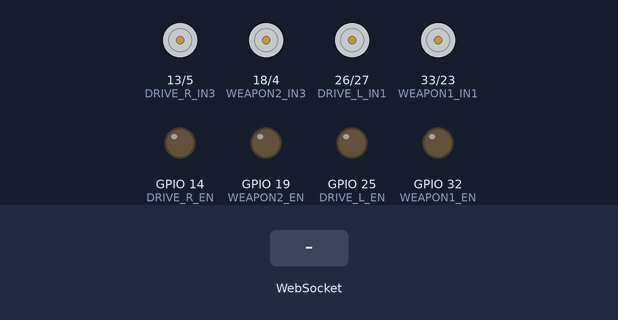
The sketch below on a simulated ESP32. Shown: motor-driver pin pairs drawn as motors (green arrow = first pin HIGH = forward, orange = second pin HIGH = backward, longer = more drive), output pins drawn as LEDs (lit = HIGH). The inputs (shaded band) are chosen by the test bench. What the sketch prints to the serial monitor is not drawn.

Above: at 1.7 s.
1.8 s: WebSocket text "J:0.50,-0.80" received
At 2.2 s:
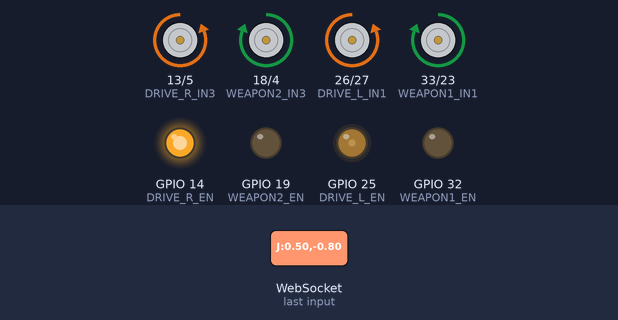
3.8 s: WebSocket text "J:" received
At 4.4 s:
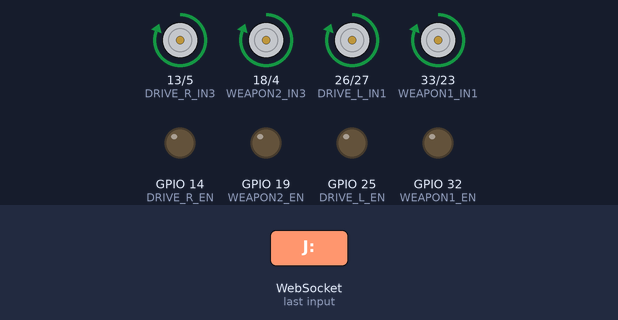
5.3 s: WebSocket text "STOP" received
At 5.6 s:
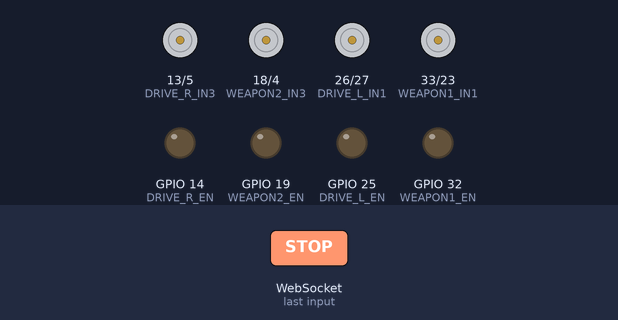
6.8 s: WebSocket text "B:" received
At 7.9 s:
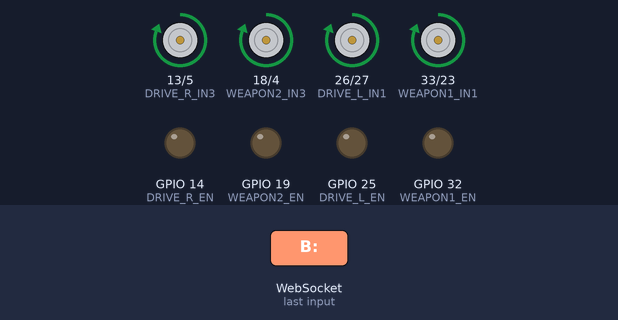
Timing chart, 0 to 9.3 s (numbered marks = the images above; inputs shaded):
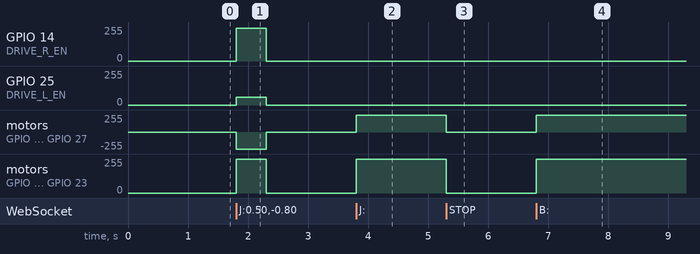

The sketch:

robot_sumo_controller.ino
```cpp
/*
 *  Thư viện cần cài:
 *  - WebSockets by Markus Sattler
 *
 *  Upload xong -> kết nối WiFi SUMO_0X
 *  -> mở 192.168.4.1 trên trình duyệt
 * ========================================
 */

#include <WiFi.h>
#include <WebServer.h>
#include <WebSocketsServer.h>
#include "web_interface.h"

// ========================================
//  ĐỔI ROBOT_ID CHO MỖI ROBOT (1 đến 7)
// ========================================
#define ROBOT_ID  1

// Mật khẩu WiFi (giống cho tất cả robot)
const char* WIFI_PASSWORD = "sumo2026";

// Kênh WiFi riêng biệt cho từng robot
const int WIFI_CHANNELS[] = {0, 1, 3, 5, 7, 9, 11, 13};

// ========================================
//  CHÂN KẾT NỐI ESP32 -> L298N
// ========================================
//
//  L298N #1 (DI CHUYỂN): ENA=25, IN1=26, IN2=27, ENB=14, IN3=13, IN4=5
//  (Đấu song song 2 motor TRÁI vào OUT1/OUT2, 2 motor PHẢI vào OUT3/OUT4)
//
//  L298N #2 (VŨ KHÍ): ENA=32, IN1=33, IN2=23, ENB=19, IN3=18, IN4=4
//  (Vũ khí 1 vào OUT1/OUT2, Vũ khí 2 vào OUT3/OUT4)

// L298N #1 - DI CHUYỂN
#define DRIVE_L_EN  25
#define DRIVE_L_IN1 26
#define DRIVE_L_IN2 27
#define DRIVE_R_EN  14
#define DRIVE_R_IN3 13
#define DRIVE_R_IN4  5

// L298N #2 - VŨ KHÍ
#define WEAPON1_EN  32
#define WEAPON1_IN1 33
#define WEAPON1_IN2 23
#define WEAPON2_EN  19
#define WEAPON2_IN3 18
#define WEAPON2_IN4  4

// PWM
#define PWM_FREQ 5000
#define PWM_RES  8

// (ESP32 Core 3.x: không cần khai báo channel, dùng trực tiếp GPIO pin)

// ========================================
//  BIẾN TOÀN CỤC
// ========================================
WebServer server(80);
WebSocketsServer webSocket(81);

float joyX = 0, joyY = 0;
bool ramMode   = false;   // △ Lướt tới
bool spinLeft  = false;   // □ Xoay trái
bool spinRight = false;   // ○ Xoay phải
bool boostMode = false;   // R2 Turbo
bool weapon1Active = false; // L1 Vũ khí 1
bool weapon2Active = false; // R1 Vũ khí 2

unsigned long lastCmdTime = 0;
#define CMD_TIMEOUT 500

// Tốc độ preset
#define RAM_SPEED    255
#define SPIN_SPEED   200
#define NORMAL_MULT  0.75  // Tốc độ bình thường = 75%
#define BOOST_MULT   1.00  // Turbo R2 = 100%

// Client ID đang kết nối
uint8_t activeClient = 255; // 255 = không có ai

// ========================================
//  MOTOR FUNCTIONS
// ========================================

void setupMotors() {
  int pins[] = {DRIVE_L_IN1, DRIVE_L_IN2, DRIVE_R_IN3, DRIVE_R_IN4,
                WEAPON1_IN1, WEAPON1_IN2, WEAPON2_IN3, WEAPON2_IN4};
  for (int i = 0; i < 8; i++) {
    pinMode(pins[i], OUTPUT);
    digitalWrite(pins[i], LOW);
  }
  ledcAttach(DRIVE_L_EN, PWM_FREQ, PWM_RES);
  ledcAttach(DRIVE_R_EN, PWM_FREQ, PWM_RES);
  ledcAttach(WEAPON1_EN, PWM_FREQ, PWM_RES);
  ledcAttach(WEAPON2_EN, PWM_FREQ, PWM_RES);
}

void setLeftMotors(int speed) {
  bool fwd = (speed >= 0);
  int pwm = constrain(abs(speed), 0, 255);
  digitalWrite(DRIVE_L_IN1, fwd); digitalWrite(DRIVE_L_IN2, !fwd);
  ledcWrite(DRIVE_L_EN, pwm);
}

void setRightMotors(int speed) {
  bool fwd = (speed >= 0);
  int pwm = constrain(abs(speed), 0, 255);
  digitalWrite(DRIVE_R_IN3, fwd); digitalWrite(DRIVE_R_IN4, !fwd);
  ledcWrite(DRIVE_R_EN, pwm);
}

void setWeapon1(int speed) {
  bool fwd = (speed >= 0);
  int pwm = constrain(abs(speed), 0, 255);
  digitalWrite(WEAPON1_IN1, fwd); digitalWrite(WEAPON1_IN2, !fwd);
  ledcWrite(WEAPON1_EN, pwm);
}

void setWeapon2(int speed) {
  bool fwd = (speed >= 0);
  int pwm = constrain(abs(speed), 0, 255);
  digitalWrite(WEAPON2_IN3, fwd); digitalWrite(WEAPON2_IN4, !fwd);
  ledcWrite(WEAPON2_EN, pwm);
}

void stopAll() {
  ledcWrite(DRIVE_L_EN, 0); ledcWrite(DRIVE_R_EN, 0);
  ledcWrite(WEAPON1_EN, 0); ledcWrite(WEAPON2_EN, 0);
  digitalWrite(DRIVE_L_IN1, LOW); digitalWrite(DRIVE_L_IN2, LOW);
  digitalWrite(DRIVE_R_IN3, LOW); digitalWrite(DRIVE_R_IN4, LOW);
  digitalWrite(WEAPON1_IN1, LOW); digitalWrite(WEAPON1_IN2, LOW);
  digitalWrite(WEAPON2_IN3, LOW); digitalWrite(WEAPON2_IN4, LOW);
}

// Arcade drive: joystick (x,y) -> motor trái/phải
void arcadeDrive(float x, float y) {
  float left  = constrain(y + x, -1.0, 1.0);
  float right = constrain(y - x, -1.0, 1.0);
  setLeftMotors((int)(left * 255));
  setRightMotors((int)(right * 255));
}

// ========================================
//  XỬ LÝ LỆNH TỪ ĐIỆN THOẠI
// ========================================

// Gửi trạng thái motor thực tế về web để hiển thị speed bars
void sendMotorState(int leftPWM, int rightPWM) {
  if (activeClient != 255) {
    // Format: "M:left,right" (giá trị -255 đến 255)
    String state = "M:" + String(leftPWM) + "," + String(rightPWM);
    webSocket.sendTXT(activeClient, state);
  }
}

void processCommand() {
  int leftPWM = 0, rightPWM = 0;

  // Ưu tiên: nút bấm > joystick
  if (ramMode) {
    // △ Lướt tới: full speed tiến thẳng
    leftPWM = RAM_SPEED;
    rightPWM = RAM_SPEED;
  }
  else if (spinLeft) {
    // □ Xoay trái: trái lùi, phải tiến
    leftPWM = -SPIN_SPEED;
    rightPWM = SPIN_SPEED;
  }
  else if (spinRight) {
    // ○ Xoay phải: trái tiến, phải lùi
    leftPWM = SPIN_SPEED;
    rightPWM = -SPIN_SPEED;
  }
  else {
    // Joystick + boost multiplier
    float mult = boostMode ? BOOST_MULT : NORMAL_MULT;
    float left  = constrain((joyY + joyX) * mult, -1.0, 1.0);
    float right = constrain((joyY - joyX) * mult, -1.0, 1.0);
    leftPWM  = (int)(left * 255);
    rightPWM = (int)(right * 255);
  }

  setLeftMotors(leftPWM);
  setRightMotors(rightPWM);

  if (weapon1Active) setWeapon1(255);
  else setWeapon1(0);

  if (weapon2Active) setWeapon2(255);
  else setWeapon2(0);

  sendMotorState(leftPWM, rightPWM);
}

// ========================================
//  WEBSOCKET EVENTS
// ========================================

void webSocketEvent(uint8_t num, WStype_t type, uint8_t* payload, size_t length) {
  switch (type) {
    case WStype_DISCONNECTED:
      Serial.printf("[WS] Client #%u ngắt\n", num);
      stopAll();
      ramMode = spinLeft = spinRight = boostMode = false;
      weapon1Active = weapon2Active = false;
      joyX = joyY = 0;
      activeClient = 255;
      break;

    case WStype_CONNECTED:
      Serial.printf("[WS] Client #%u kết nối\n", num);
      activeClient = num;
      break;

    case WStype_TEXT: {
      String msg = String((char*)payload);
      lastCmdTime = millis();

      // INFO: gửi robot ID
      if (msg == "INFO") {
        webSocket.sendTXT(num, "ID:" + String(ROBOT_ID));
        return;
      }

      // STOP: dừng khẩn cấp
      if (msg == "STOP") {
        stopAll();
        joyX = joyY = 0;
        ramMode = spinLeft = spinRight = boostMode = false;
        weapon1Active = weapon2Active = false;
        sendMotorState(0, 0);
        return;
      }

      // Joystick: "J:0.50,-0.80" (giá trị raw, chưa nhân boost)
      if (msg.startsWith("J:")) {
        String data = msg.substring(2);
        int comma = data.indexOf(',');
        if (comma > 0) {
          joyX = constrain(data.substring(0, comma).toFloat(), -1.0, 1.0);
          joyY = constrain(data.substring(comma + 1).toFloat(), -1.0, 1.0);
        }
        processCommand();
        return;
      }

      // Buttons: "B:TRI:1" hoặc "B:TRI:0"
      if (msg.startsWith("B:")) {
        String btn = msg.substring(2, msg.lastIndexOf(':'));
        bool pressed = msg.endsWith(":1");

        if (btn == "TRI") ramMode = pressed;         // △ Lướt
        else if (btn == "SQR") spinLeft = pressed;   // □ Xoay trái
        else if (btn == "CIR") spinRight = pressed;  // ○ Xoay phải
        else if (btn == "R2")  boostMode = pressed;  // R2 Turbo
        else if (btn == "L1")  weapon1Active = pressed; // L1 Vũ khí 1
        else if (btn == "R1")  weapon2Active = pressed; // R1 Vũ khí 2
        else if (btn == "CRS" && pressed) {          // ✕ Dừng
          stopAll();
          joyX = joyY = 0;
          ramMode = spinLeft = spinRight = boostMode = false;
          weapon1Active = weapon2Active = false;
          sendMotorState(0, 0);
          return;
        }
        // L2, R2 (nửa nút trên/dưới): dự phòng khác.

        processCommand();
        return;
      }
      break;
    }
    default: break;
  }
}

// ========================================
//  SETUP & LOOP
// ========================================

void setup() {
  Serial.begin(115200);
  delay(500);

  // 1. Motor
  setupMotors();
  stopAll();

  // 2. WiFi AP
  String ssid = "SUMO_0" + String(ROBOT_ID);
  int channel = WIFI_CHANNELS[ROBOT_ID];
  WiFi.mode(WIFI_AP);
  WiFi.softAP(ssid.c_str(), WIFI_PASSWORD, channel, 0, 1);
  WiFi.setTxPower(WIFI_POWER_15dBm);

  Serial.println("\n============================");
  Serial.println("  ROBOT SUMO #" + String(ROBOT_ID));
  Serial.println("  WiFi: " + ssid);
  Serial.println("  Pass: " + String(WIFI_PASSWORD));
  Serial.println("  IP:   " + WiFi.softAPIP().toString());
  Serial.println("  Ch:   " + String(channel));
  Serial.println("============================\n");

  // 3. WebSocket
  webSocket.begin();
  webSocket.onEvent(webSocketEvent);

  // 4. HTTP Server
  server.on("/", HTTP_GET, []() {
    server.send_P(200, "text/html", INDEX_HTML);
  });
  server.begin();

  Serial.println(">> Sẵn sàng! Kết nối WiFi -> mở 192.168.4.1 <<\n");
}

void loop() {
  webSocket.loop();
  server.handleClient();

  // Safety timeout
  if (millis() - lastCmdTime > CMD_TIMEOUT && lastCmdTime > 0) {
    if (joyX != 0 || joyY != 0 || ramMode || spinLeft || spinRight || boostMode || weapon1Active || weapon2Active) {
      stopAll();
      joyX = joyY = 0;
      ramMode = spinLeft = spinRight = boostMode = false;
      weapon1Active = weapon2Active = false;
      sendMotorState(0, 0);
      Serial.println("[SAFETY] Timeout - dừng motor");
    }
  }
}
```

Source omitted: web_interface.h (13677 bytes)

Measured:
- after the input at 1.8 s, GPIO 14 (DRIVE_R_EN): 0/255 → 247/255 at once, → 0/255 0.50 s later; GPIO 25 (DRIVE_L_EN): 0/255 → 57/255 at once, → 0/255 0.50 s later
- after the input at 3.8 s, motor on GPIO 13 (DRIVE_R_IN3) / GPIO 5 (DRIVE_R_IN4), motor on GPIO 18 (WEAPON2_IN3) / GPIO 4 (WEAPON2_IN4), motor on GPIO 26 (DRIVE_L_IN1) / GPIO 27 (DRIVE_L_IN2), motor on GPIO 33 (WEAPON1_IN1) / GPIO 23 (WEAPON1_IN2): stopped → forward 255/255 at once
- after the input at 5.3 s, motor on GPIO 13 (DRIVE_R_IN3) / GPIO 5 (DRIVE_R_IN4), motor on GPIO 18 (WEAPON2_IN3) / GPIO 4 (WEAPON2_IN4), motor on GPIO 26 (DRIVE_L_IN1) / GPIO 27 (DRIVE_L_IN2), motor on GPIO 33 (WEAPON1_IN1) / GPIO 23 (WEAPON1_IN2): forward 255/255 → stopped at once
- after the input at 6.8 s, motor on GPIO 13 (DRIVE_R_IN3) / GPIO 5 (DRIVE_R_IN4), motor on GPIO 18 (WEAPON2_IN3) / GPIO 4 (WEAPON2_IN4), motor on GPIO 26 (DRIVE_L_IN1) / GPIO 27 (DRIVE_L_IN2), motor on GPIO 33 (WEAPON1_IN1) / GPIO 23 (WEAPON1_IN2): stopped → forward 255/255 at once
